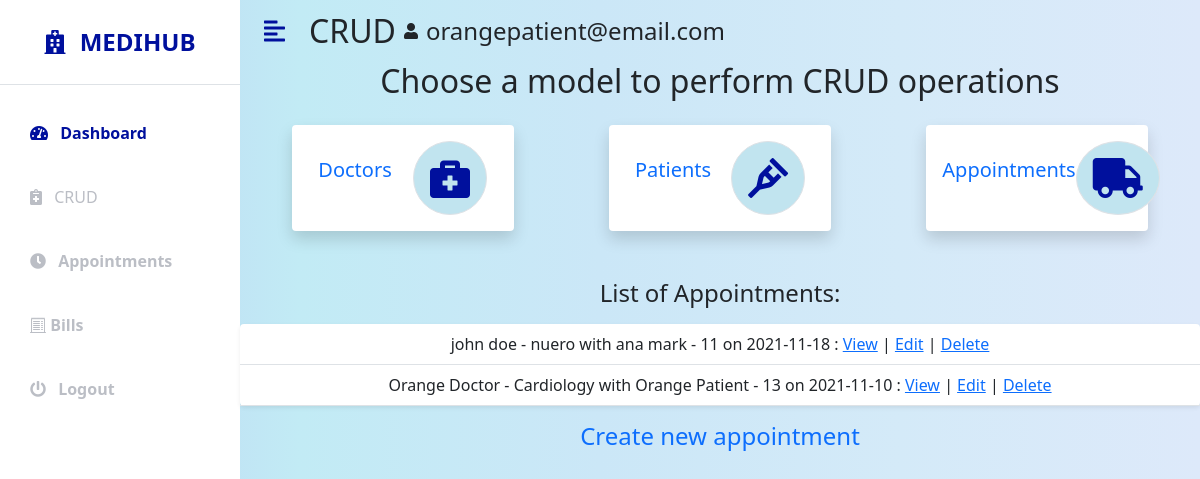
Before: /adminapp/crud/appointments/ (signed in) with the older database file.
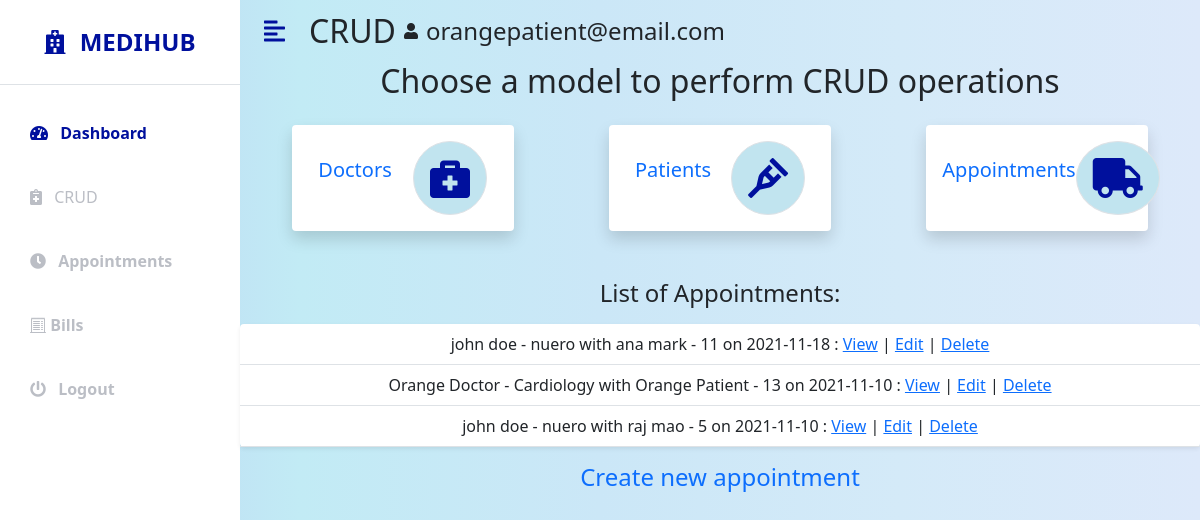
After: the same page with the newer database file.
### hospital/models.py (models this page shows)
class Appointment(models.Model):
    doctor = models.ForeignKey(Doctor, on_delete=models.CASCADE, null=True, blank=True)
    patient = models.ForeignKey(Patient, on_delete=models.CASCADE, null=True, blank=True)
    date = models.DateField(null=True, blank=True)
    time = models.TimeField(null=True, blank=True)
    details = models.TextField(max_length=1000, null=True, blank=True)
    confirmed = models.BooleanField(default=False)
    completed = models.BooleanField(default=False)
    def __str__(self):
        return f'{self.doctor} with {self.patient} on {self.date}'

class Doctor(models.Model):
    GENDER_CHOICES = [
        ('M', 'Male'),
        ('F', 'Female'),
        ('X', 'Other'),
    ]
    user = models.OneToOneField(User, on_delete=models.CASCADE, null=True, blank=True)
    first_name = models.CharField(max_length=50, null=True, blank=True)
    last_name = models.CharField(max_length=50, null=True, blank=True)
    gender = models.CharField(max_length=1, choices=GENDER_CHOICES, null=True, blank=True)
    dob = models.DateField(null=True, blank=True)
    department = models.CharField(max_length=50, null=True, blank=True)
    phone = models.CharField(max_length=10, null=True, blank=True)
    address = models.TextField(max_length=400, null=True, blank=True)
    email = models.CharField(max_length=100, null=True, blank=True)
    salary_in_rs = models.IntegerField(null=True, blank=True)
    schedule = models.TextField(max_length=1000, null=True, blank=True)
    def __str__(self):
        return f'{self.first_name} {self.last_name} - {self.department}'

class Patient(models.Model):
    GENDER_CHOICES = [
        ('M', 'Male'),
        ('F', 'Female'),
        ('X', 'Other'),
    ]
    user = models.OneToOneField(User, on_delete=models.CASCADE, null=True, blank=True)
    first_name = models.CharField(max_length=50, null=True, blank=True)
    last_name = models.CharField(max_length=50, null=True, blank=True)
    gender = models.CharField(max_length=1, choices=GENDER_CHOICES, null=True, blank=True)
    dob = models.DateField(null=True, blank=True)
    phone = models.CharField(max_length=10, null=True, blank=True)
    address = models.TextField(max_length=400, null=True, blank=True)
    email = models.CharField(max_length=100, null=True, blank=True)
    def __str__(self):
        return f'{self.first_name} {self.last_name} - {self.id}'

### adminapp/views.py (the view)
# urls.py: path('crud/appointments/', views.appointmentListView, name='appointment-list'),
@login_required(login_url='admin-login')
def appointmentListView(request):
    appointmentList = Appointment.objects.all()
    context = {
        'list_of_appointments': appointmentList,
    }
    return render(request, 'adminapp/appointment_list.html', context)

### adminapp/templates/adminapp/appointment_list.html
{% extends 'adminapp/crud_index.html' %}
{% block main %}
<div class="row my-5">
    <h3 class="fs-4 mb-3 text-center">List of Appointments:</h3>
    <div class="col">
        <table class="table bg-white rounded shadow-sm  table-hover">
            <tbody>{% for appointment in list_of_appointments %}<tr>
                <td class="text-center">
                    {{appointment}} :
                    <a href="{% url 'appointment-detail' appointment.id %}">View</a> |
                    <a href="{% url 'edit-appointment' appointment.id %}">Edit</a> |
                    <a href="{% url 'delete-appointment' appointment.id %}">Delete</a>
                </td>
            </tr>
                {% endfor %}
            </tbody>
        </table>
    </div>
    <h3 class="fs-4 mb-3 text-center"><a style="text-decoration:none !important"href="{% url 'create-appointment' %}">Create new appointment</a></h3>
</div>
{% endblock %}

Changed rows visible on the page:
added Appointment: doctor+patient+date "john doe - nuero with raj mao - 5 on 2021-11-10"
